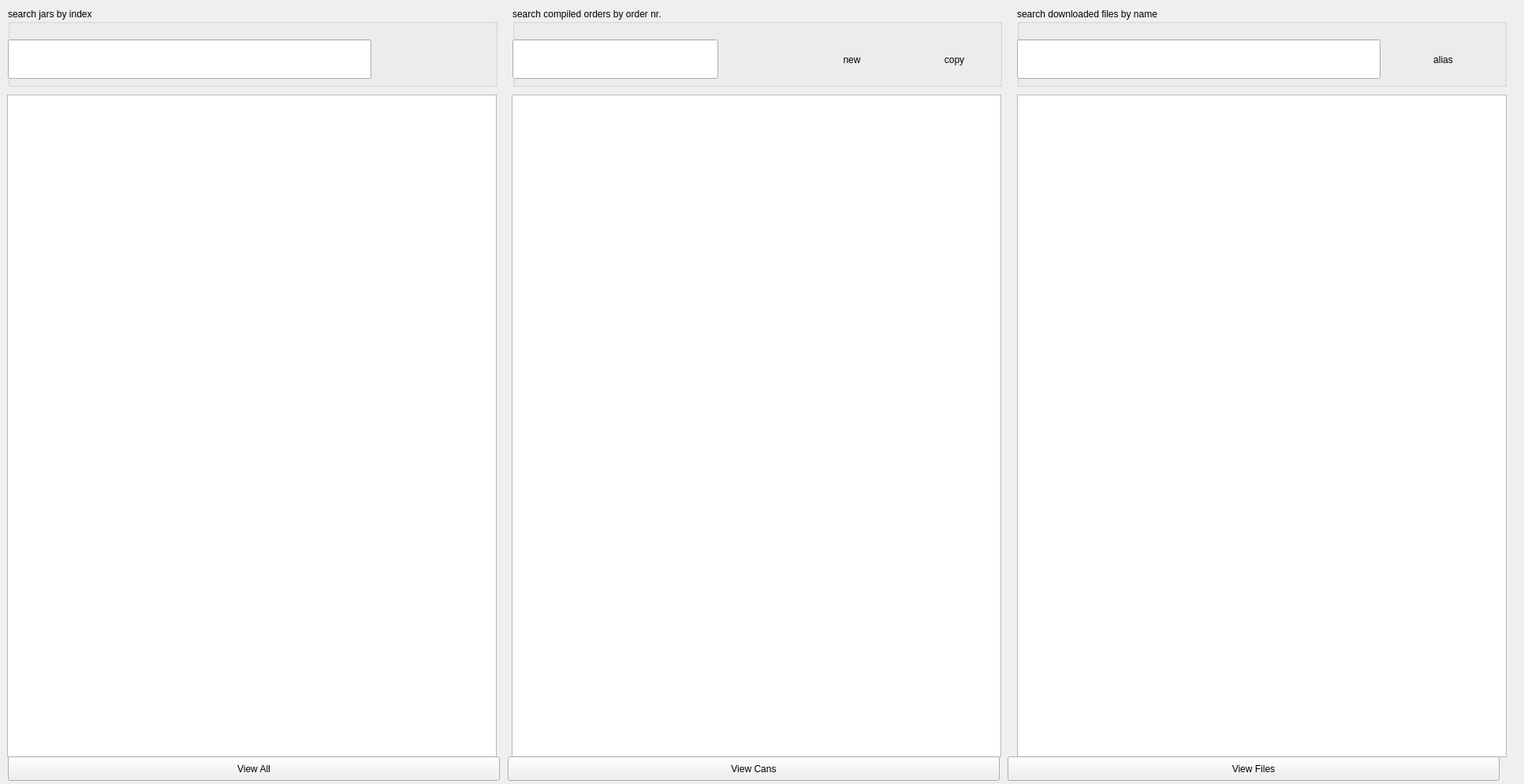
<?xml version="1.0" encoding="UTF-8"?>
<ui version="4.0">
 <class>order_frame</class>
 <widget class="QFrame" name="order_frame">
  <property name="geometry">
   <rect>
    <x>0</x>
    <y>0</y>
    <width>1933</width>
    <height>995</height>
   </rect>
  </property>
  <property name="windowTitle">
   <string>Order Frame</string>
  </property>
  <widget class="QGroupBox" name="search_file_box">
   <property name="geometry">
    <rect>
     <x>1290</x>
     <y>10</y>
     <width>621</width>
     <height>100</height>
    </rect>
   </property>
   <property name="title">
    <string>search downloaded files by name</string>
   </property>
   <widget class="QLineEdit" name="search_file_line">
    <property name="geometry">
     <rect>
      <x>0</x>
      <y>40</y>
      <width>461</width>
      <height>50</height>
     </rect>
    </property>
   </widget>
   <widget class="QPushButton" name="edit_aliases_btn">
    <property name="geometry">
     <rect>
      <x>470</x>
      <y>40</y>
      <width>141</width>
      <height>51</height>
     </rect>
    </property>
    <property name="text">
     <string>alias</string>
    </property>
    <property name="icon">
     <iconset>
      <normaloff>../images/settings.png</normaloff>../images/settings.png</iconset>
    </property>
    <property name="iconSize">
     <size>
      <width>40</width>
      <height>40</height>
     </size>
    </property>
    <property name="flat">
     <bool>true</bool>
    </property>
   </widget>
  </widget>
  <widget class="QGroupBox" name="search_order_box">
   <property name="geometry">
    <rect>
     <x>650</x>
     <y>10</y>
     <width>621</width>
     <height>100</height>
    </rect>
   </property>
   <property name="title">
    <string>search compiled orders by order nr.</string>
   </property>
   <widget class="QLineEdit" name="search_order_line">
    <property name="geometry">
     <rect>
      <x>0</x>
      <y>40</y>
      <width>261</width>
      <height>50</height>
     </rect>
    </property>
   </widget>
   <widget class="QPushButton" name="new_order_btn">
    <property name="geometry">
     <rect>
      <x>370</x>
      <y>40</y>
      <width>121</width>
      <height>51</height>
     </rect>
    </property>
    <property name="text">
     <string>new</string>
    </property>
    <property name="icon">
     <iconset>
      <normaloff>../images/add.png</normaloff>../images/add.png</iconset>
    </property>
    <property name="iconSize">
     <size>
      <width>40</width>
      <height>40</height>
     </size>
    </property>
    <property name="flat">
     <bool>true</bool>
    </property>
   </widget>
   <widget class="QPushButton" name="clone_order_btn">
    <property name="geometry">
     <rect>
      <x>500</x>
      <y>40</y>
      <width>121</width>
      <height>51</height>
     </rect>
    </property>
    <property name="text">
     <string>copy</string>
    </property>
    <property name="icon">
     <iconset>
      <normaloff>../images/copy.png</normaloff>../images/copy.png</iconset>
    </property>
    <property name="iconSize">
     <size>
      <width>40</width>
      <height>40</height>
     </size>
    </property>
    <property name="flat">
     <bool>true</bool>
    </property>
   </widget>
   <widget class="QPushButton" name="purge_all_btn">
    <property name="geometry">
     <rect>
      <x>270</x>
      <y>40</y>
      <width>91</width>
      <height>51</height>
     </rect>
    </property>
    <property name="text">
     <string/>
    </property>
    <property name="icon">
     <iconset>
      <normaloff>../images/Purge.png</normaloff>../images/Purge.png</iconset>
    </property>
    <property name="iconSize">
     <size>
      <width>48</width>
      <height>48</height>
     </size>
    </property>
    <property name="flat">
     <bool>true</bool>
    </property>
   </widget>
  </widget>
  <widget class="QGroupBox" name="search_jar_box">
   <property name="geometry">
    <rect>
     <x>10</x>
     <y>10</y>
     <width>621</width>
     <height>100</height>
    </rect>
   </property>
   <property name="title">
    <string>search jars by index</string>
   </property>
   <widget class="QLineEdit" name="search_jar_line">
    <property name="geometry">
     <rect>
      <x>0</x>
      <y>40</y>
      <width>461</width>
      <height>50</height>
     </rect>
    </property>
   </widget>
  </widget>
  <widget class="QTableView" name="order_table_view">
   <property name="geometry">
    <rect>
     <x>649</x>
     <y>120</y>
     <width>621</width>
     <height>841</height>
    </rect>
   </property>
   <property name="styleSheet">
    <string notr="true">::section{background-color: #AAAAAA}</string>
   </property>
   <property name="alternatingRowColors">
    <bool>true</bool>
   </property>
   <property name="selectionMode">
    <enum>QAbstractItemView::SingleSelection</enum>
   </property>
   <property name="selectionBehavior">
    <enum>QAbstractItemView::SelectRows</enum>
   </property>
   <property name="iconSize">
    <size>
     <width>32</width>
     <height>32</height>
    </size>
   </property>
   <property name="wordWrap">
    <bool>false</bool>
   </property>
   <property name="cornerButtonEnabled">
    <bool>false</bool>
   </property>
   <attribute name="horizontalHeaderStretchLastSection">
    <bool>true</bool>
   </attribute>
   <attribute name="verticalHeaderMinimumSectionSize">
    <number>48</number>
   </attribute>
   <attribute name="verticalHeaderDefaultSectionSize">
    <number>48</number>
   </attribute>
   <attribute name="verticalHeaderShowSortIndicator" stdset="0">
    <bool>true</bool>
   </attribute>
   <attribute name="verticalHeaderStretchLastSection">
    <bool>false</bool>
   </attribute>
  </widget>
  <widget class="QTableView" name="jar_table_view">
   <property name="geometry">
    <rect>
     <x>9</x>
     <y>120</y>
     <width>621</width>
     <height>841</height>
    </rect>
   </property>
   <property name="styleSheet">
    <string notr="true">::section{background-color: &quot;#AAAAAA&quot;}
::item{text-align: &quot;center&quot;}</string>
   </property>
   <property name="sizeAdjustPolicy">
    <enum>QAbstractScrollArea::AdjustToContents</enum>
   </property>
   <property name="alternatingRowColors">
    <bool>true</bool>
   </property>
   <property name="selectionMode">
    <enum>QAbstractItemView::SingleSelection</enum>
   </property>
   <property name="selectionBehavior">
    <enum>QAbstractItemView::SelectRows</enum>
   </property>
   <property name="iconSize">
    <size>
     <width>32</width>
     <height>32</height>
    </size>
   </property>
   <attribute name="horizontalHeaderStretchLastSection">
    <bool>true</bool>
   </attribute>
   <attribute name="verticalHeaderMinimumSectionSize">
    <number>48</number>
   </attribute>
   <attribute name="verticalHeaderDefaultSectionSize">
    <number>48</number>
   </attribute>
   <attribute name="verticalHeaderShowSortIndicator" stdset="0">
    <bool>true</bool>
   </attribute>
   <attribute name="verticalHeaderStretchLastSection">
    <bool>false</bool>
   </attribute>
  </widget>
  <widget class="QTableView" name="file_table_view">
   <property name="geometry">
    <rect>
     <x>1290</x>
     <y>120</y>
     <width>621</width>
     <height>841</height>
    </rect>
   </property>
   <property name="styleSheet">
    <string notr="true">::section{background-color: #AAAAAA}</string>
   </property>
   <property name="alternatingRowColors">
    <bool>true</bool>
   </property>
   <property name="selectionMode">
    <enum>QAbstractItemView::SingleSelection</enum>
   </property>
   <property name="iconSize">
    <size>
     <width>32</width>
     <height>32</height>
    </size>
   </property>
   <property name="cornerButtonEnabled">
    <bool>false</bool>
   </property>
   <attribute name="horizontalHeaderStretchLastSection">
    <bool>true</bool>
   </attribute>
   <attribute name="verticalHeaderMinimumSectionSize">
    <number>48</number>
   </attribute>
   <attribute name="verticalHeaderDefaultSectionSize">
    <number>48</number>
   </attribute>
   <attribute name="verticalHeaderStretchLastSection">
    <bool>false</bool>
   </attribute>
  </widget>
  <widget class="QPushButton" name="_view_mix_btn">
   <property name="geometry">
    <rect>
     <x>10</x>
     <y>960</y>
     <width>624</width>
     <height>31</height>
    </rect>
   </property>
   <property name="text">
    <string>View All</string>
   </property>
  </widget>
  <widget class="QPushButton" name="_view_jar_btn">
   <property name="geometry">
    <rect>
     <x>644</x>
     <y>960</y>
     <width>624</width>
     <height>31</height>
    </rect>
   </property>
   <property name="text">
    <string>View Cans</string>
   </property>
  </widget>
  <widget class="QPushButton" name="_view_file_btn">
   <property name="geometry">
    <rect>
     <x>1278</x>
     <y>960</y>
     <width>624</width>
     <height>31</height>
    </rect>
   </property>
   <property name="text">
    <string>View Files</string>
   </property>
  </widget>
 </widget>
 <resources/>
 <connections/>
</ui>
